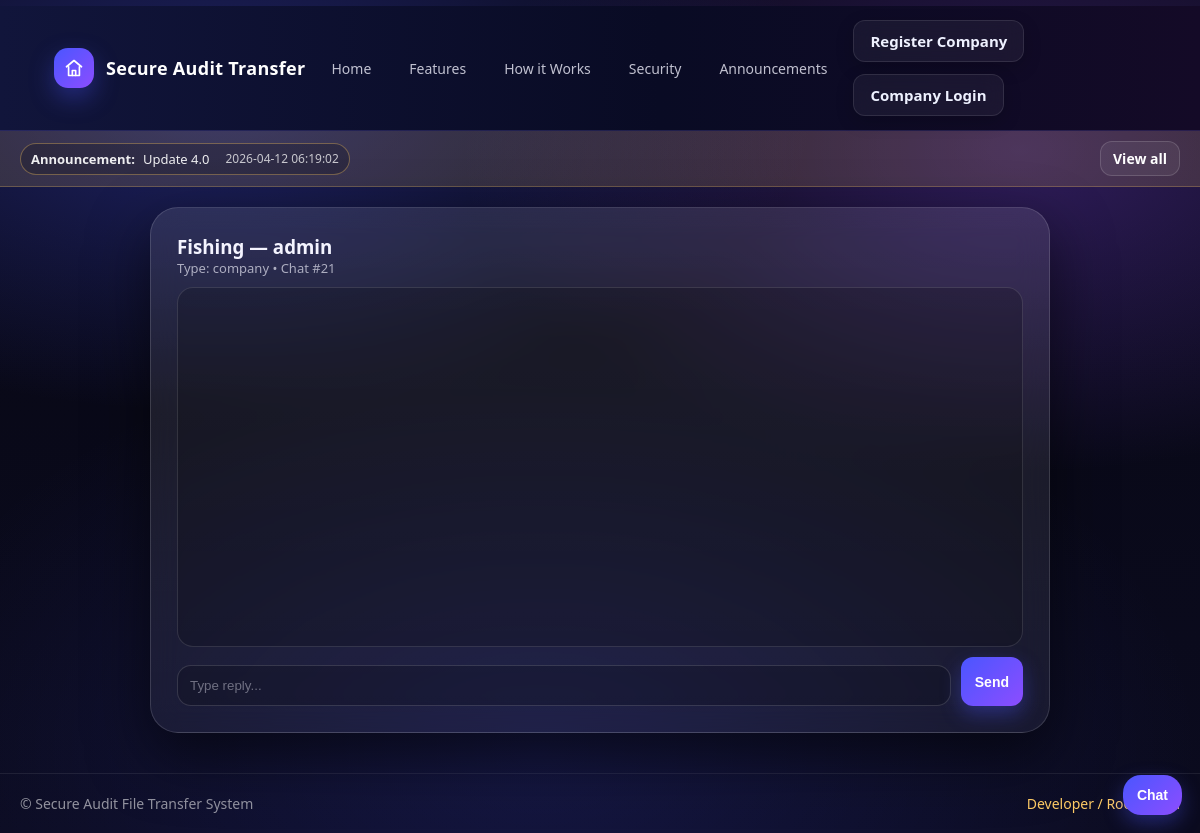
The app's page /root/chat/21 (signed in) with its own data.
### tables this page shows
CREATE TABLE announcements (
        id INTEGER PRIMARY KEY AUTOINCREMENT,
        title TEXT NOT NULL,
        body TEXT NOT NULL,
        created_at DATETIME DEFAULT CURRENT_TIMESTAMP
    );

CREATE TABLE chats (
        id INTEGER PRIMARY KEY AUTOINCREMENT,
        chat_type TEXT NOT NULL,              -- 'root_public' | 'company' | 'admin_to_root'
        company_id INTEGER,                   -- NULL for root_public/admin_to_root
        created_at DATETIME DEFAULT CURRENT_TIMESTAMP,
        created_by_user_id INTEGER,           -- NULL for visitor chats
        visitor_token TEXT,                   -- for root_public OR "low:high" for company OR "admin:<id>" for admin_to_root
        user1_id INTEGER,                     -- optional for company/admin_to_root pairing
        user2_id INTEGER                      -- optional for company/admin_to_root pairing
    );

### app.py (the view)
@app.route("/root/chat/<int:chat_id>")
def root_chat_view(chat_id):
    if not root_required():
        return redirect(url_for("root_login"))
    conn = get_db()
    cur = conn.cursor()
    cur.execute("""
        SELECT
            c.id,
            c.chat_type,
            COALESCE(comp.company_name, 'Unknown') AS company_name,
            COALESCE(u.username, 'Unknown') AS admin_username
        FROM chats c
        LEFT JOIN users u
          ON u.id = CASE
              WHEN c.chat_type='admin_to_root' THEN
                CASE
                  WHEN COALESCE(c.user1_id,0) > COALESCE(c.user2_id,0) THEN COALESCE(c.user1_id,0)
                  ELSE COALESCE(c.user2_id,0)
                END
              ELSE c.created_by_user_id
          END
        LEFT JOIN companies comp ON comp.id = u.company_id
        WHERE c.id=?
        LIMIT 1
    """, (chat_id,))
    row = cur.fetchone()
    conn.close()
    if not row:
        flash("Chat not found.", "danger")
        return redirect(url_for("root_chats"))
    return render_template(
        "root_chat_view.html",
        chat_id=chat_id,
        chat_type=row[1],
        company_name=row[2],
        admin_username=row[3]
    )

### app.py (called while the page is built)
def get_db():
    conn = sqlite3.connect(DATABASE)
    return conn

def root_required():
    return bool(session.get("is_root") is True)

@app.context_processor
def inject_latest_announcement():
    try:
        conn = get_db()
        cur = conn.cursor()
        cur.execute("SELECT id, title, created_at FROM announcements ORDER BY id DESC LIMIT 1")
        row = cur.fetchone()
        conn.close()
        if row:
            return {"latest_announcement": {"id": row[0], "title": row[1], "created_at": row[2]}}
    except Exception:
        pass
    return {"latest_announcement": None}

### templates/root_chat_view.html (shortened to what this page needs)
{% extends "base.html" %}
{% block content %}
<div class="glass-card" style="max-width:900px;margin:20px auto;">
  <div class="right-pane">
    <h3 style="margin:0;">{{ company_name }} — {{ admin_username }}</h3>
    <div class="small-muted">Type: {{ chat_type }} • Chat #{{ chat_id }}</div>
    <div id="chatBox" style="height:360px;overflow:auto;border:1px solid rgba(255,255,255,.12);border-radius:16px;padding:10px;background:rgba(0,0,0,.18);margin-top:10px;"></div>
    <div style="display:flex;gap:10px;margin-top:10px;">
      <input id="msg" class="input" placeholder="Type reply..." style="flex:1;">
      <button id="sendBtn" class="btn btn-primary" type="button">Send</button>
    </div>
  </div>
</div>
{% endblock %}

### templates/base.html (shortened to what this page needs)
<!DOCTYPE html>
<html>
<head>
  <link rel="stylesheet" href="{{ url_for('static', filename='theme.css') }}">
</head>
<body>
<div class="navbar">
  <div class="container-xl nav-inner">
    <a class="brand" href="{{ url_for('home') }}">
      <span class="brand-badge">
      </span>
      <span>Secure Audit Transfer</span>
    </a>
    <div class="nav-links">
      <a href="{{ url_for('home') }}">Home</a>
      <a href="{{ url_for('home') }}#features">Features</a>
      <a href="{{ url_for('home') }}#how">How it Works</a>
      <a href="{{ url_for('home') }}#security">Security</a>
      <a href="{{ url_for('announcements_page') }}">Announcements</a>
    </div>
    <div class="nav-actions">
      <div class="nav-right">
  {% if session.get('company_id') %}
    <a href="{{ url_for('portal_select') }}" class="nav-link-btn">Back to Dashboard</a>
    {% if session.get('role') == 'admin' %}
      <a href="{{ url_for('admin_dashboard') }}" class="nav-link-btn">Admin Panel</a>
    {% elif session.get('role') == 'it' %}
      <a href="{{ url_for('it_dashboard') }}" class="nav-link-btn">IT Panel</a>
    {% elif session.get('role') == 'staff' %}
      <a href="{{ url_for('staff_dashboard') }}" class="nav-link-btn">Staff Panel</a>
    {% endif %}
    <a href="{{ url_for('logout') }}" class="nav-link-btn logout-btn">Logout</a>
  {% else %}
    <a href="{{ url_for('register_company') }}" class="nav-link-btn">Register Company</a>
    <a href="{{ url_for('company_login') }}" class="nav-link-btn">Company Login</a>
  {% endif %}
</div>
    </div>
  </div>
</div>
{% if latest_announcement %}
<div class="announce-bar">
  <div class="container-xl wrap">
    <div class="announce-pill">
      <b>Announcement:</b>
      <span>{{ latest_announcement.title }}</span>
      <span class="announce-date">{{ latest_announcement.created_at }}</span>
    </div>
    <a class="btn" href="{{ url_for('announcements_page') }}" style="padding:7px 12px;">View all</a>
  </div>
</div>
{% endif %}
<div class="container-xl">
  {% block content %}{% endblock %}
</div>
<div class="chat-fab">
  <button id="chatOpenBtn" class="btn btn-primary" type="button" style="border-radius:18px;padding:12px 14px; position:relative;">
  Chat
</button>
</div>
<div class="footer">
  <div class="container-xl" style="display:flex;justify-content:space-between;flex-wrap:wrap;">
    <div>© Secure Audit File Transfer System</div>
    <div>
      <a href="{{ url_for('root_login') }}" style="color:#ffcc66;">Developer / Root Portal</a>
    </div>
  </div>
</div>
</body>
</html>

### static/theme.css (style rules this page uses)
:root { --bg:#070712; --bg2:#0b0b1f; --text:#f4f4ff; --muted:rgba(244,244,255,.65); --glass: rgba(255,255,255,.08); --stroke: rgba(255,255,255,.14); --primary:#4a56ff; --primary2:#8c4dff; --good:#3ddc97; --warn:#ffcc66; --danger:#ff5c7a; --shadow: 0 24px 60px rgba(0,0,0,.55); --radius: 22px; --radius2: 16px; --font: ui-sans-serif, system-ui, -apple-system, Segoe UI, Roboto, Helvetica, Arial; }
* { box-sizing:border-box; }
html,body { height:100%; }
body { margin:0; font-family:var(--font); color:var(--text); background: radial-gradient(1000px 520px at 18% 12%, rgba(74,86,255,.35), transparent 60%), radial-gradient(900px 520px at 85% 18%, rgba(140,77,255,.30), transparent 62%), radial-gradient(1100px 700px at 45% 90%, rgba(74,86,255,.16), transparent 60%), linear-gradient(180deg, var(--bg) 0%, var(--bg2) 100%); }
a { color: inherit; text-decoration:none; }
.container-xl { max-width: 1180px; margin: 0 auto; padding: 0 18px; }
.navbar { position: sticky; top:0; z-index: 50; backdrop-filter: blur(12px); background: rgba(10,10,20,.45); border-bottom: 1px solid rgba(255,255,255,.10); }
.nav-inner { display:flex; align-items:center; justify-content:space-between; gap:14px; padding: 14px 0; }
.brand { display:flex; align-items:center; gap:10px; font-weight: 750; letter-spacing: .2px; }
.brand-badge { width: 34px; height:34px; border-radius: 12px; background: linear-gradient(135deg, rgba(74,86,255,1), rgba(140,77,255,1)); box-shadow: 0 10px 25px rgba(74,86,255,.30); }
.nav-links { display:flex; gap:14px; flex-wrap:wrap; align-items:center; }
.nav-links a { color: rgba(244,244,255,.78); font-size: 14px; padding: 8px 10px; border-radius: 12px; }
.nav-actions { display:flex; gap:10px; align-items:center; flex-wrap:wrap; }
.btn { display:inline-flex; align-items:center; justify-content:center; gap:8px; border-radius: 14px; padding: 10px 14px; font-weight: 650; border: 1px solid rgba(255,255,255,.14); background: rgba(255,255,255,.06); color: var(--text); cursor:pointer; transition: transform .12s ease, background .12s ease, border-color .12s ease; }
.btn-primary { border-color: rgba(74,86,255,.55); background: linear-gradient(135deg, rgba(74,86,255,1), rgba(140,77,255,1)); box-shadow: 0 12px 32px rgba(74,86,255,.24); }
.glass-card { margin: 26px auto 0; border-radius: 28px; background: linear-gradient(180deg, rgba(255,255,255,.10), rgba(255,255,255,.05)); border: 1px solid rgba(255,255,255,.14); box-shadow: var(--shadow); backdrop-filter: blur(16px); overflow:hidden; }
.right-pane { padding: 26px; }
.input { width: 100%; margin-top: 8px; padding: 12px 12px; border-radius: 14px; border: 1px solid rgba(255,255,255,.14); background: rgba(0,0,0,.18); color: var(--text); outline:none; }
.input::placeholder { color: rgba(244,244,255,.40); }
.footer { margin-top: 44px; padding: 22px 0; border-top: 1px solid rgba(255,255,255,.10); color: rgba(244,244,255,.55); }
.footer a { color: rgba(255,204,102,.9); }
.small-muted { color: var(--muted); font-size: 13px; }
html { scroll-behavior: smooth; }

### records on screen
announcements: title "Update 4.0", created_at "2026-04-12 06:19:02"
chats: chat_type "company"

### other values on screen
{{ company_name }} "Fishing"
{{ admin_username }} "admin"
{{ chat_id }} "21"
